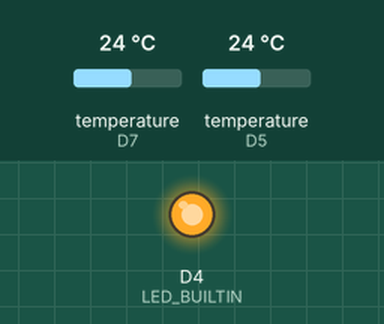
A sketch run on a simulated ESP8266 (NodeMCU). Shown: output pins drawn as LEDs (lit = HIGH, except the on-board LED, lit = LOW). The inputs (shaded band) are chosen by the test bench; at power-on: temperature (sensors on D7, D5) 24 °C. WiFi joins after 1.5 s; servers stay silent unless stated; uploads are accepted with an empty reply; what the sketch prints to the serial monitor is not drawn.

Above: at 30.9 s.
At 60.2 s:
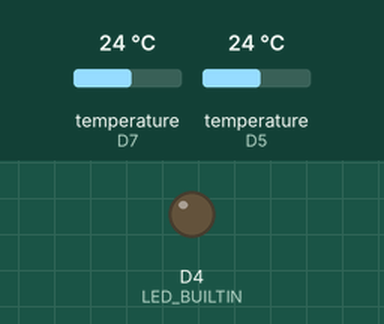
Timing chart, 0 to 80.0 s (numbered marks = the images above):
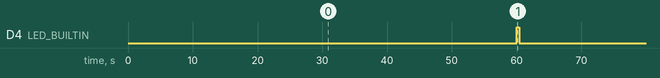

Measured:
- by itself, D4 (LED_BUILTIN): alternates HIGH for 0.42 s and LOW for 59.6 s

The sketch:

node_mcu.ino
```cpp
#include <ESP8266WiFi.h>
#include <WiFiClient.h>
#include <ESP8266WebServer.h>
#include <ESP8266HTTPClient.h>
#include <OneWire.h>              // One-wire devices
#include <DallasTemperature.h>    // DS18B20
#include <time.h>

#define PIN_ONEWIRE_2 D5 // Dallas DS18B20 temperature sensors
#define PIN_ONEWIRE D7 // GPIO13 // Dallas DS18B20 temperature sensors
#define PERIODO_MUESTREO 60  // segundos
#define MAX_SENSORES 100      // maximo absoluto de 125 aprox. luego se acaba la memoria dinamica!!!!!!!!!!!!

OneWire  oneWire(PIN_ONEWIRE),oneWire2(PIN_ONEWIRE_2);
DallasTemperature  temperatureSensors(&oneWire),temperatureSensors2(&oneWire2);
DeviceAddress  direccion[MAX_SENSORES];
float temperatura[MAX_SENSORES];

int timeZone= -3*3600;
int dst = 0;
int nsen=0;
int nsen1=0;
int nsen2=0;
int precision=12;
boolean soloUnaVez = true;
const int httpPort = 80;
const char* ssid     = "CAMARA_TERMICA";//##############
const char* password = "contru123";//###########

const char* host = "http://labmedios.ufro.cl";//###########
String url= "http://labmedios.ufro.cl/camara_termica/subir_datos.php";//##############
//const char* host = "http://192.168.1.14";//###########
//String url= "http://192.168.1.14/camara_termica/subir_datos.php";//##############
String str1,str2;
unsigned long tiempoAnterior = 0;


void setup() {
  pinMode(LED_BUILTIN,OUTPUT);
  Serial.begin(115200);
  temperatureSensors.begin();
  delay(100);
  temperatureSensors2.begin();
  Serial.println("------"+String(millis())+"--inicio");
  nsen1=temperatureSensors.getDeviceCount();
  nsen2=temperatureSensors2.getDeviceCount();
  nsen=nsen1+nsen2;
  delay(100);
  Serial.println("------"+String(millis())+"--obtencion conteo de sensores");
///busqueda de direcciones en el bus
  Serial.print("------"+String(millis())+"--obtencion direc:");
  for(int n=0; n!=nsen1; n++){
    oneWire.search(direccion[n]);
    //Serial.println(dir2str(direccion[n]));
    Serial.print(".");
    yield();
    delay (100);
  }
  for(int n=nsen1; n!=nsen; n++){
    oneWire2.search(direccion[n]);
    //Serial.println(dir2str(direccion[n]));
    Serial.print(".");
    yield();
    delay (100);
  }
///se imprime el numero de sensores
  Serial.println(nsen);
///se asigna la resolucion a cada sensor
  for(int n=0; n!=nsen1; n++){
    temperatureSensors.setResolution(direccion[n], precision, true);
   delay(10);
  }
  for(int n=nsen1; n!=nsen; n++){
    temperatureSensors2.setResolution(direccion[n], precision, true);
   delay(10);
  }
  Serial.print("Direccion de muestra : ");
  Serial.println(dir2str(direccion[nsen-1]));
///para enviar los datos por wifi, se necesitan algunas string constantes
  str1 = String("POST ") + url + " HTTP/1.0\r\n"
                         + "Host: " + host + "\r\n"
                         + "Content-Length:";
  str2 = "\r\nContent-Type: application/x-www-form-urlencoded\r\n\r\n";
///finalmente se inicia la conexion a la red wifi
  Serial.println();
  Serial.print("Connecting to ");
  Serial.println(ssid);
  WiFi.mode(WIFI_STA);
  WiFi.begin(ssid, password);

  while (WiFi.status() != WL_CONNECTED) {
      delay(500);
      Serial.print(".");
    }

  Serial.println();
  Serial.print("WiFi connected\t");
  Serial.print("IP address: ");
  Serial.println(WiFi.localIP());

  /*configTime(timeZone, dst, "pool.ntp.org","time.nist.gov");
  Serial.println("Esperando hora");
  while(!time(nullptr)){
    Serial.print('T');
    delay(200);
  }
  time_t now = time(nullptr);
  Serial.println(now());*/
}

void loop() {
  unsigned long tiempoActual = millis();
  HTTPClient http;
  /// esto se ejecuta una vez mientras se espera a llegar al periodo de muestreo
  if(soloUnaVez){

    temperatureSensors.requestTemperatures();//se solicitan temperaturas
    Serial.println("------"+String(millis())+"--obtencion temp");
    for(int i = 0; i!= nsen1; i++){
      temperatura[i] = temperatureSensors.getTempC(direccion[i]);
//     Serial.println("direccion: "+dir2str(direccion[i])+"@"+String(temperatura[i])+ " °C");
//      Serial.println(dir2str(direccion[i])+",5,"+(i+1));
//      Serial.print(".");
      delay(10);
    }
      temperatureSensors2.requestTemperatures();
      for(int i = nsen1; i!= nsen; i++){
      temperatura[i] = temperatureSensors2.getTempC(direccion[i]);
//     Serial.println("direccion: "+dir2str(direccion[i])+","+String(temperatura[i]));
//      Serial.println(dir2str(direccion[i])+",5,"+(i+1));
//      Serial.print(".");
      delay(10);
    }
       soloUnaVez = false;
  }

  ///luego se envian los datos al NodeMCU

  if(tiempoActual - tiempoAnterior >= 1000*PERIODO_MUESTREO){
    tiempoAnterior = tiempoActual;
 /// se solicita la hora

    Serial.println("******************"+String(millis())+"[ms]********************");
    for(int i = 0; i!= nsen; i++){
      digitalWrite(LED_BUILTIN,HIGH);
      if(temperatura[i]>-100){
        String data = "direc="+dir2str(direccion[i])+"&temp="+String(temperatura[i]);
//        String data = "direc=hola&temp="+String(temperatura[i]+2);
//        String data = "direc=1&temp=1";
        http.begin(url);
        http.addHeader("Content-Type", "application/x-www-form-urlencoded");
        int httpCode = http.POST(data);
//        Serial.print(data);
        String payload = http.getString();
        Serial.print(i);
        Serial.print('\t');
        Serial.print(httpCode);
        Serial.print('\t');
        Serial.print(payload);
        Serial.print('\n');
        http.end();
        delay(10);
      }else{
        Serial.println("sensor "+String(i)+"ha sido desconectado");
      }
      digitalWrite(LED_BUILTIN,LOW);
    }
    Serial.println();
    soloUnaVez = true;
  }

}


String dir2str(DeviceAddress deviceAddress){
 String str="";
  for (int i = 0; i < 8; i++){
    // zero pad the address if necessary
    if (deviceAddress[i] < 16){
      str = str+"0";
    }
    str = str +String(deviceAddress[i], HEX);
  }
  str.toUpperCase();
  return str;
}
/*
void serialEvent(){
  inputString = Serial.readStringUntil(10);
  MCU.println(inputString);
  Serial.println(inputString);
  inputString="";
}*/
```
